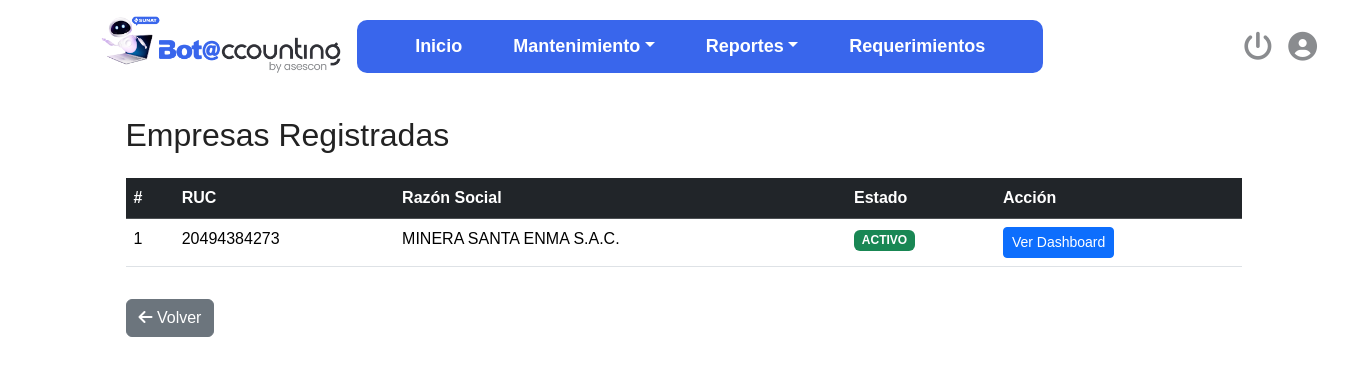
Screenshot of /mantenimiento/empresa.php with the database file from the repository.
### tables this page shows
CREATE TABLE IF NOT EXISTS `empresas` (
  `id_empresa` int NOT NULL AUTO_INCREMENT,
  `ruc` varchar(20) NOT NULL,
  `razon_social` varchar(255) NOT NULL,
  `usuario_sol` varchar(50) NOT NULL,
  `clave_sol` varchar(255) NOT NULL,
  `api_client_id` varchar(255) DEFAULT NULL,
  `api_client_secret` varchar(255) DEFAULT NULL,
  `fecha_registro` timestamp NULL DEFAULT CURRENT_TIMESTAMP,
  `estado` enum('ACTIVO','INACTIVO') NOT NULL DEFAULT 'ACTIVO',
  PRIMARY KEY (`id_empresa`),
  UNIQUE KEY `ux_emp_ruc` (`ruc`)
);

### Controllers/EmpresaController.php (called while the page is built, shortened)
<?php
require_once __DIR__ . '/../db/Database.php';
class EmpresaController {
    private PDO $conn;
    public function __construct() {
        $database = new Database();
        $this->conn = $database->getConnection();
    }
    public function listarEmpresas(): array {
        $sql = "SELECT id_empresa, ruc, razon_social, estado FROM empresas ORDER BY razon_social";
        $stmt = $this->conn->prepare($sql);
        $stmt->execute();
        return $stmt->fetchAll(PDO::FETCH_ASSOC);
    }
}

### db/Database.php (called while the page is built, shortened)
<?php
class Database {
    private $host = 'localhost';
    private $port = 3306;
    private $db   = 'sistema_contable';
    private $user = 'root';
    private $pass = '';
    private $charset = 'utf8mb4';
    private $conn;
    public function getConnection() {
        $dsn = "mysql:host={$this->host};port={$this->port};dbname={$this->db};charset={$this->charset}";
        $options = [
            PDO::ATTR_ERRMODE            => PDO::ERRMODE_EXCEPTION,
            PDO::ATTR_DEFAULT_FETCH_MODE => PDO::FETCH_ASSOC,
            PDO::ATTR_EMULATE_PREPARES   => false,
        ];
        try {
            $this->conn = new PDO($dsn, $this->user, $this->pass, $options);
        } catch (PDOException $e) {
            http_response_code(500);
            echo json_encode(["error" => "Error de conexión: " . $e->getMessage()]);
            exit;
        }
        return $this->conn;
    }
}

### public/mantenimiento/empresa.php (the view, shortened to what this page needs)
<?php
require_once __DIR__ . '/../../Controllers/EmpresaController.php';
$controller = new EmpresaController();
$empresas = $controller->listarEmpresas();
?>
<!DOCTYPE html>
<html lang="es">
<head>
  <link href="https://cdn.jsdelivr.net/npm/bootstrap@5.3.3/dist/css/bootstrap.min.css" rel="stylesheet">
  <link rel="stylesheet" href="https://cdnjs.cloudflare.com/ajax/libs/font-awesome/6.5.0/css/all.min.css">
  <link rel="stylesheet" href="../style/index.css">
</head>
<body>
<nav class="navbar navbar-expand-lg navbar-dark navbar-custom px-4 py-3">
  <div class="navbar-logo-container">
    <a class="navbar-brand fw-bold ms-4" href="#">
      <img src="../img/logcounting.png" alt="Logo" style="height:60px;">
    </a>
  </div>
  <div class="collapse navbar-collapse" id="menuNav">
    <ul class="navbar-nav ms-auto">
      <li class="nav-item"><a class="nav-link active" href="../index.php">Inicio</a></li>
      <li class="nav-item dropdown">
        <a class="nav-link dropdown-toggle" href="#" data-bs-toggle="dropdown">Mantenimiento</a>
      </li>
      <li class="nav-item dropdown">
        <a class="nav-link dropdown-toggle" href="#" data-bs-toggle="dropdown">Reportes</a>
      </li>
      <li class="nav-item"><a class="nav-link" href="#">Requerimientos</a></li>
    </ul>
    <div class="navbar-icons-container iconos-navbar d-flex gap-3 ms-auto">
      <a href="#" class="icon-link" title="Cerrar sesión"><i class="fas fa-power-off"></i></a>
      <a href="#" class="icon-link" title="Mi perfil"><i class="fas fa-user-circle"></i></a>
    </div>
  </div>
</nav>
<div class="container mt-4">
  <h2 class="mb-4">Empresas Registradas</h2>
  <table class="table table-hover">
    <thead class="table-dark">
      <tr>
        <th>#</th>
        <th>RUC</th>
        <th>Razón Social</th>
        <th>Estado</th>
        <th>Acción</th>
      </tr>
    </thead>
    <tbody>
      <?php foreach ($empresas as $i => $empresa): ?>
        <tr>
          <td><?= $i + 1 ?></td>
          <td><?= htmlspecialchars($empresa['ruc']) ?></td>
          <td><?= htmlspecialchars($empresa['razon_social']) ?></td>
          <td>
            <span class="badge bg-<?= ($empresa['estado'] === 'ACTIVO') ? 'success' : 'secondary' ?>">
              <?= htmlspecialchars($empresa['estado'] ?? 'Desconocido') ?>
            </span>
          </td>
          <td>
            <a href="dashboard.php?id=<?= urlencode($empresa['id_empresa']) ?>" class="btn btn-sm btn-primary">Ver Dashboard</a>
          </td>
        </tr>
      <?php endforeach; ?>
    </tbody>
  </table>
  <a href="../index.php" class="btn btn-secondary mt-3"><i class="fas fa-arrow-left"></i> Volver</a>
</div>
</body>
</html>

### public/style/index.css (style rules this page uses)
body { margin: 0; font-family: Arial, sans-serif; background: white; color: #222; }
.navbar-custom { background: transparent !important; padding-top: 25px; padding-bottom: 15px; }
.navbar-brand { padding-left: 49px; }
.iconos-navbar { display: flex; align-items: center; margin-right: 40px; gap: 20px; font-size: 25px; }
.iconos-navbar .icon-link { color: #8A8C8F; text-decoration: none; transition: 0.3s ease; }
.navbar-nav { display: flex !important; flex-direction: row !important; justify-content: center !important; align-items: center; gap: 35px; margin-right: 200px; padding: 5px 50px; width: auto; font-size: 18px; background: #3966EC; border-radius: 10px; }
.navbar-custom .nav-link, .navbar-custom .navbar-brand { color: white !important; font-weight: bold; }
.navbar-icons-container .icon-link i { font-size: 1.8rem; }

### rows the page displays
empresas: ruc "20494384273", razon_social "MINERA SANTA ENMA S.A.C.", estado "ACTIVO"
